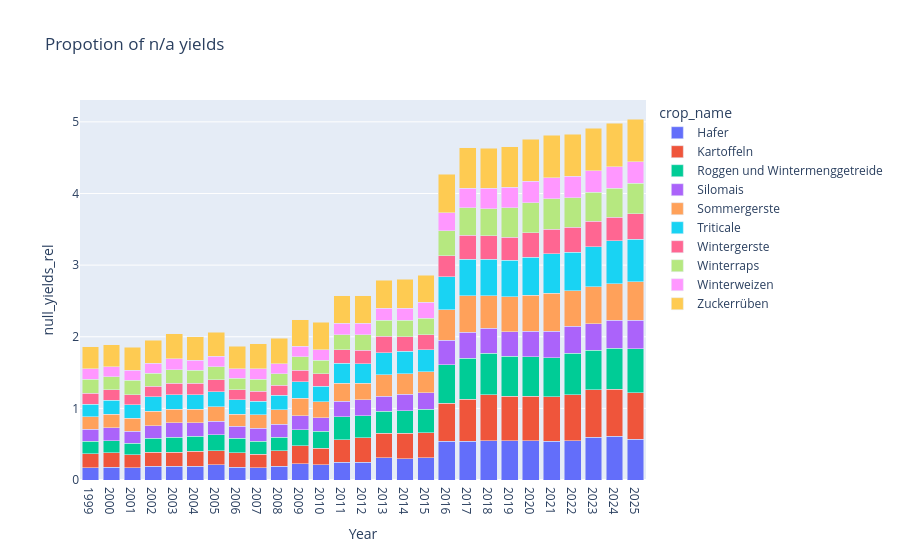

The cell this chart's notebook holds for it:
### Code cell
import plotly.express as px

fig = px.bar(
    cube_result_df[cube_result_df["crop_name"].notna()],
    x="year",
    y="null_yields_rel",
    color="crop_name",
    barmode="stack",
    title="Propotion of n/a yields",
    labels={
        "year": "Year",
        "count_obs": "Observations",
        "count_yields": "Non-null yields",
        "null_yields": "Null yields",
    },
    hover_data={"count_obs": True, "count_kreise": True},
)
fig.update_layout(xaxis={"type": "category"})
fig.show()

### Figure 1 — Plotly figure (JSON) as saved in the notebook; plotly's stock layout.template omitted (floating-point values rounded to 4 significant figures)
{"data": [{"customdata": [[527, 519], [527, 519], [526, 518], [527, 519], [527, 519], [527, 519], [525, 517], [527, 519], [500, 494], [467, 467], [471, 471], [469, 469], [461, 461], [461, 461], [461, 461], [461, 461], [461, 461], [460, 460], [459, 459], [456, 456], [456, 456], [459, 459], [458, 458], [456, 456], [453, 453], [456, 456], [453, 453], [12991, 529]], "hovertemplate": "crop_name=Hafer<br>Year=%{x}<br>null_yields_rel=%{y}<br>Observations=%{customdata[0]}<br>count_kreise=%{customdata[1]}<extra></extra>", "legendgroup": "Hafer", "marker": {"color": "#636efa", "pattern": {"shape": ""}}, "name": "Hafer", "orientation": "v", "showlegend": true, "textposition": "auto", "type": "bar", "x": ["1999", "2000", "2001", "2002", "2003", "2004", "2005", "2006", "2007", "2008", "2009", "2010", "2011", "2012", "2013", "2014", "2015", "2016", "2017", "2018", "2019", "2020", "2021", "2022", "2023", "2024", "2025", null], "xaxis": "x", "y": [0.17, 0.18, 0.17, 0.19, 0.19, 0.19, 0.21, 0.18, 0.17, 0.19, 0.23, 0.21, 0.25, 0.25, 0.31, 0.3, 0.31, 0.54, 0.54, 0.55, 0.55, 0.55, 0.54, 0.55, 0.6, 0.61, 0.57, 0.34], "yaxis": "y"}, {"customdata": [[527, 519], [527, 519], [526, 518], [527, 519], [527, 519], [527, 519], [525, 517], [527, 519], [500, 494], [467, 467], [471, 471], [469, 469], [461, 461], [461, 461], [461, 461], [461, 461], [461, 461], [460, 460], [459, 459], [456, 456], [456, 456], [459, 459], [458, 458], [456, 456], [453, 453], [456, 456], [453, 453], [12991, 529]], "hovertemplate": "crop_name=Kartoffeln<br>Year=%{x}<br>null_yields_rel=%{y}<br>Observations=%{customdata[0]}<br>count_kreise=%{customdata[1]}<extra></extra>", "legendgroup": "Kartoffeln", "marker": {"color": "#EF553B", "pattern": {"shape": ""}}, "name": "Kartoffeln", "orientation": "v", "showlegend": true, "textposition": "auto", "type": "bar", "x": ["1999", "2000", "2001", "2002", "2003", "2004", "2005", "2006", "2007", "2008", "2009", "2010", "2011", "2012", "2013", "2014", "2015", "2016", "2017", "2018", "2019", "2020", "2021", "2022", "2023", "2024", "2025", null], "xaxis": "x", "y": [0.2, 0.2, 0.18, 0.2, 0.2, 0.21, 0.2, 0.2, 0.19, 0.22, 0.25, 0.23, 0.31, 0.34, 0.34, 0.35, 0.35, 0.53, 0.59, 0.64, 0.62, 0.62, 0.62, 0.64, 0.66, 0.66, 0.65, 0.38], "yaxis": "y"}, {"customdata": [[527, 519], [527, 519], [526, 518], [527, 519], [527, 519], [527, 519], [525, 517], [527, 519], [500, 494], [467, 467], [471, 471], [469, 469], [461, 461], [461, 461], [461, 461], [461, 461], [461, 461], [460, 460], [459, 459], [456, 456], [456, 456], [459, 459], [458, 458], [456, 456], [453, 453], [456, 456], [453, 453], [12991, 529]], "hovertemplate": "crop_name=Roggen und Wintermenggetreide<br>Year=%{x}<br>null_yields_rel=%{y}<br>Observations=%{customdata[0]}<br>count_kreise=%{customdata[1]}<extra></extra>", "legendgroup": "Roggen und Wintermenggetreide", "marker": {"color": "#00cc96", "pattern": {"shape": ""}}, "name": "Roggen und Wintermenggetreide", "orientation": "v", "showlegend": true, "textposition": "auto", "type": "bar", "x": ["1999", "2000", "2001", "2002", "2003", "2004", "2005", "2006", "2007", "2008", "2009", "2010", "2011", "2012", "2013", "2014", "2015", "2016", "2017", "2018", "2019", "2020", "2021", "2022", "2023", "2024", "2025", null], "xaxis": "x", "y": [0.17, 0.17, 0.16, 0.19, 0.21, 0.21, 0.22, 0.2, 0.18, 0.19, 0.22, 0.24, 0.32, 0.31, 0.31, 0.32, 0.33, 0.54, 0.57, 0.58, 0.56, 0.55, 0.55, 0.58, 0.55, 0.57, 0.61, 0.35], "yaxis": "y"}, {"customdata": [[527, 519], [527, 519], [526, 518], [527, 519], [527, 519], [527, 519], [525, 517], [527, 519], [500, 494], [467, 467], [471, 471], [469, 469], [461, 461], [461, 461], [461, 461], [461, 461], [461, 461], [460, 460], [459, 459], [456, 456], [456, 456], [459, 459], [458, 458], [456, 456], [453, 453], [456, 456], [453, 453], [12991, 529]], "hovertemplate": "crop_name=Silomais<br>Year=%{x}<br>null_yields_rel=%{y}<br>Observations=%{customdata[0]}<br>count_kreise=%{customdata[1]}<extra></extra>", "legendgroup": "Silomais", "marker": {"color": "#ab63fa", "pattern": {"shape": ""}}, "name": "Silomais", "orientation": "v", "showlegend": true, "textposition": "auto", "type": "bar", "x": ["1999", "2000", "2001", "2002", "2003", "2004", "2005", "2006", "2007", "2008", "2009", "2010", "2011", "2012", "2013", "2014", "2015", "2016", "2017", "2018", "2019", "2020", "2021", "2022", "2023", "2024", "2025", null], "xaxis": "x", "y": [0.17, 0.18, 0.17, 0.18, 0.2, 0.19, 0.19, 0.17, 0.18, 0.18, 0.2, 0.19, 0.22, 0.22, 0.21, 0.23, 0.23, 0.34, 0.36, 0.35, 0.34, 0.36, 0.37, 0.38, 0.37, 0.39, 0.4, 0.25], "yaxis": "y"}, {"customdata": [[527, 519], [527, 519], [526, 518], [527, 519], [527, 519], [527, 519], [525, 517], [527, 519], [500, 494], [467, 467], [471, 471], [469, 469], [461, 461], [461, 461], [461, 461], [461, 461], [461, 461], [460, 460], [459, 459], [456, 456], [456, 456], [459, 459], [458, 458], [456, 456], [453, 453], [456, 456], [453, 453], [12991, 529]], "hovertemplate": "crop_name=Sommergerste<br>Year=%{x}<br>null_yields_rel=%{y}<br>Observations=%{customdata[0]}<br>count_kreise=%{customdata[1]}<extra></extra>", "legendgroup": "Sommergerste", "marker": {"color": "#FFA15A", "pattern": {"shape": ""}}, "name": "Sommergerste", "orientation": "v", "showlegend": true, "textposition": "auto", "type": "bar", "x": ["1999", "2000", "2001", "2002", "2003", "2004", "2005", "2006", "2007", "2008", "2009", "2010", "2011", "2012", "2013", "2014", "2015", "2016", "2017", "2018", "2019", "2020", "2021", "2022", "2023", "2024", "2025", null], "xaxis": "x", "y": [0.17, 0.19, 0.18, 0.2, 0.19, 0.19, 0.2, 0.17, 0.19, 0.2, 0.24, 0.22, 0.25, 0.23, 0.3, 0.28, 0.29, 0.43, 0.51, 0.45, 0.49, 0.5, 0.53, 0.49, 0.52, 0.51, 0.54, 0.31], "yaxis": "y"}, {"customdata": [[527, 519], [527, 519], [526, 518], [527, 519], [527, 519], [527, 519], [525, 517], [527, 519], [500, 494], [467, 467], [471, 471], [469, 469], [461, 461], [461, 461], [461, 461], [461, 461], [461, 461], [460, 460], [459, 459], [456, 456], [456, 456], [459, 459], [458, 458], [456, 456], [453, 453], [456, 456], [453, 453], [12991, 529]], "hovertemplate": "crop_name=Triticale<br>Year=%{x}<br>null_yields_rel=%{y}<br>Observations=%{customdata[0]}<br>count_kreise=%{customdata[1]}<extra></extra>", "legendgroup": "Triticale", "marker": {"color": "#19d3f3", "pattern": {"shape": ""}}, "name": "Triticale", "orientation": "v", "showlegend": true, "textposition": "auto", "type": "bar", "x": ["1999", "2000", "2001", "2002", "2003", "2004", "2005", "2006", "2007", "2008", "2009", "2010", "2011", "2012", "2013", "2014", "2015", "2016", "2017", "2018", "2019", "2020", "2021", "2022", "2023", "2024", "2025", null], "xaxis": "x", "y": [0.18, 0.19, 0.19, 0.2, 0.2, 0.2, 0.21, 0.2, 0.19, 0.2, 0.23, 0.22, 0.28, 0.27, 0.31, 0.32, 0.31, 0.46, 0.51, 0.51, 0.51, 0.53, 0.55, 0.54, 0.56, 0.6, 0.59, 0.34], "yaxis": "y"}, {"customdata": [[527, 519], [527, 519], [526, 518], [527, 519], [527, 519], [527, 519], [525, 517], [527, 519], [500, 494], [467, 467], [471, 471], [469, 469], [461, 461], [461, 461], [461, 461], [461, 461], [461, 461], [460, 460], [459, 459], [456, 456], [456, 456], [459, 459], [458, 458], [456, 456], [453, 453], [456, 456], [453, 453], [12991, 529]], "hovertemplate": "crop_name=Wintergerste<br>Year=%{x}<br>null_yields_rel=%{y}<br>Observations=%{customdata[0]}<br>count_kreise=%{customdata[1]}<extra></extra>", "legendgroup": "Wintergerste", "marker": {"color": "#FF6692", "pattern": {"shape": ""}}, "name": "Wintergerste", "orientation": "v", "showlegend": true, "textposition": "auto", "type": "bar", "x": ["1999", "2000", "2001", "2002", "2003", "2004", "2005", "2006", "2007", "2008", "2009", "2010", "2011", "2012", "2013", "2014", "2015", "2016", "2017", "2018", "2019", "2020", "2021", "2022", "2023", "2024", "2025", null], "xaxis": "x", "y": [0.15, 0.15, 0.14, 0.15, 0.16, 0.16, 0.17, 0.14, 0.14, 0.14, 0.16, 0.17, 0.19, 0.19, 0.23, 0.2, 0.21, 0.29, 0.34, 0.33, 0.32, 0.34, 0.34, 0.35, 0.35, 0.33, 0.36, 0.23], "yaxis": "y"}, {"customdata": [[527, 519], [527, 519], [526, 518], [527, 519], [527, 519], [527, 519], [525, 517], [527, 519], [500, 494], [467, 467], [471, 471], [469, 469], [461, 461], [461, 461], [461, 461], [461, 461], [461, 461], [460, 460], [459, 459], [456, 456], [456, 456], [459, 459], [458, 458], [456, 456], [453, 453], [456, 456], [453, 453], [12991, 529]], "hovertemplate": "crop_name=Winterraps<br>Year=%{x}<br>null_yields_rel=%{y}<br>Observations=%{customdata[0]}<br>count_kreise=%{customdata[1]}<extra></extra>", "legendgroup": "Winterraps", "marker": {"color": "#B6E880", "pattern": {"shape": ""}}, "name": "Winterraps", "orientation": "v", "showlegend": true, "textposition": "auto", "type": "bar", "x": ["1999", "2000", "2001", "2002", "2003", "2004", "2005", "2006", "2007", "2008", "2009", "2010", "2011", "2012", "2013", "2014", "2015", "2016", "2017", "2018", "2019", "2020", "2021", "2022", "2023", "2024", "2025", null], "xaxis": "x", "y": [0.2, 0.18, 0.2, 0.18, 0.19, 0.18, 0.18, 0.16, 0.17, 0.16, 0.19, 0.19, 0.21, 0.22, 0.22, 0.23, 0.23, 0.35, 0.38, 0.38, 0.41, 0.42, 0.43, 0.41, 0.41, 0.4, 0.42, 0.27], "yaxis": "y"}, {"customdata": [[527, 519], [527, 519], [526, 518], [527, 519], [527, 519], [527, 519], [525, 517], [527, 519], [500, 494], [467, 467], [471, 471], [469, 469], [461, 461], [461, 461], [461, 461], [461, 461], [461, 461], [460, 460], [459, 459], [456, 456], [456, 456], [459, 459], [458, 458], [456, 456], [453, 453], [456, 456], [453, 453], [12991, 529]], "hovertemplate": "crop_name=Winterweizen<br>Year=%{x}<br>null_yields_rel=%{y}<br>Observations=%{customdata[0]}<br>count_kreise=%{customdata[1]}<extra></extra>", "legendgroup": "Winterweizen", "marker": {"color": "#FF97FF", "pattern": {"shape": ""}}, "name": "Winterweizen", "orientation": "v", "showlegend": true, "textposition": "auto", "type": "bar", "x": ["1999", "2000", "2001", "2002", "2003", "2004", "2005", "2006", "2007", "2008", "2009", "2010", "2011", "2012", "2013", "2014", "2015", "2016", "2017", "2018", "2019", "2020", "2021", "2022", "2023", "2024", "2025", null], "xaxis": "x", "y": [0.14, 0.14, 0.14, 0.14, 0.15, 0.14, 0.15, 0.13, 0.14, 0.14, 0.15, 0.15, 0.16, 0.16, 0.17, 0.17, 0.22, 0.25, 0.27, 0.28, 0.29, 0.3, 0.29, 0.3, 0.3, 0.3, 0.3, 0.2], "yaxis": "y"}, {"customdata": [[527, 519], [527, 519], [526, 518], [527, 519], [527, 519], [527, 519], [525, 517], [527, 519], [500, 494], [467, 467], [471, 471], [469, 469], [461, 461], [461, 461], [461, 461], [461, 461], [461, 461], [460, 460], [459, 459], [456, 456], [456, 456], [459, 459], [458, 458], [456, 456], [453, 453], [456, 456], [453, 453], [12991, 529]], "hovertemplate": "crop_name=Zuckerrüben<br>Year=%{x}<br>null_yields_rel=%{y}<br>Observations=%{customdata[0]}<br>count_kreise=%{customdata[1]}<extra></extra>", "legendgroup": "Zuckerrüben", "marker": {"color": "#FECB52", "pattern": {"shape": ""}}, "name": "Zuckerrüben", "orientation": "v", "showlegend": true, "textposition": "auto", "type": "bar", "x": ["1999", "2000", "2001", "2002", "2003", "2004", "2005", "2006", "2007", "2008", "2009", "2010", "2011", "2012", "2013", "2014", "2015", "2016", "2017", "2018", "2019", "2020", "2021", "2022", "2023", "2024", "2025", null], "xaxis": "x", "y": [0.31, 0.31, 0.32, 0.32, 0.35, 0.33, 0.33, 0.32, 0.35, 0.36, 0.37, 0.38, 0.38, 0.38, 0.39, 0.4, 0.38, 0.54, 0.57, 0.56, 0.56, 0.59, 0.59, 0.59, 0.59, 0.61, 0.6, 0.43], "yaxis": "y"}], "layout": {"barmode": "stack", "legend": {"title": {"text": "crop_name"}, "tracegroupgap": 0}, "title": {"text": "Propotion of n/a yields"}, "xaxis": {"anchor": "y", "domain": [0, 1], "title": {"text": "Year"}, "type": "category"}, "yaxis": {"anchor": "x", "domain": [0, 1], "title": {"text": "null_yields_rel"}}}}
